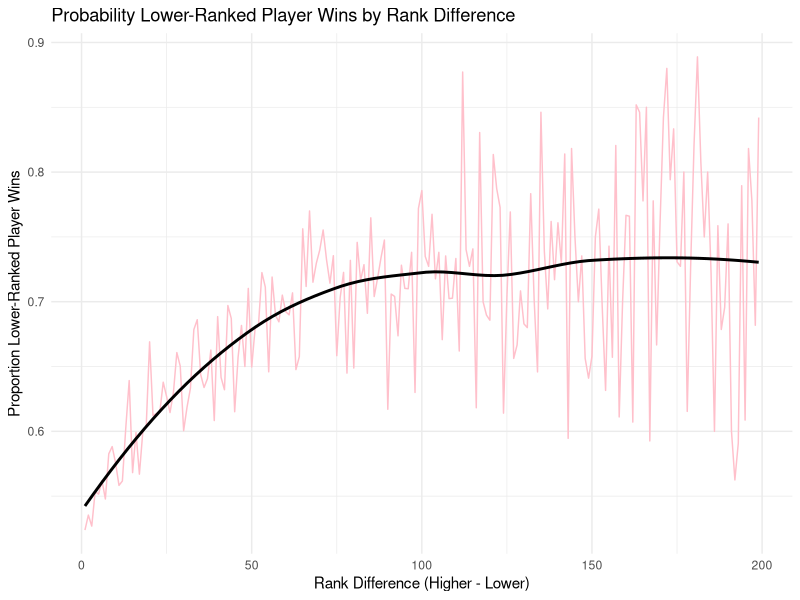
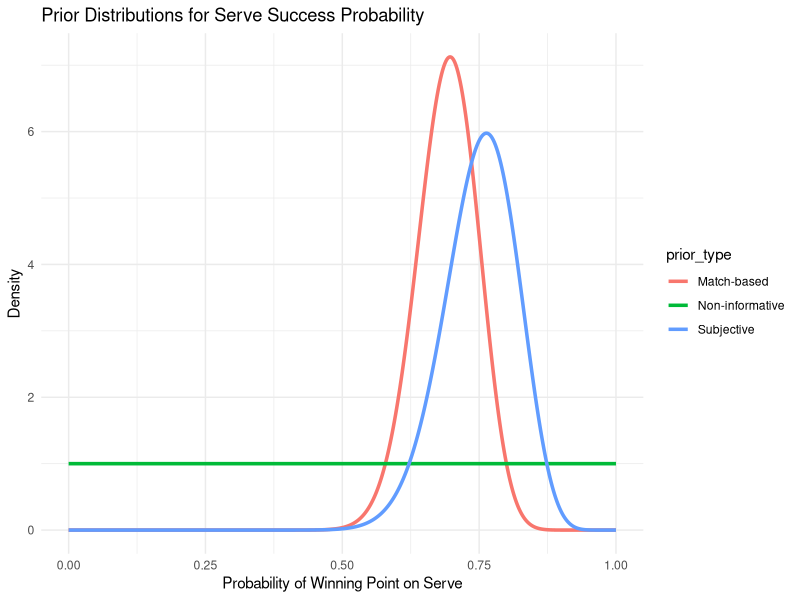
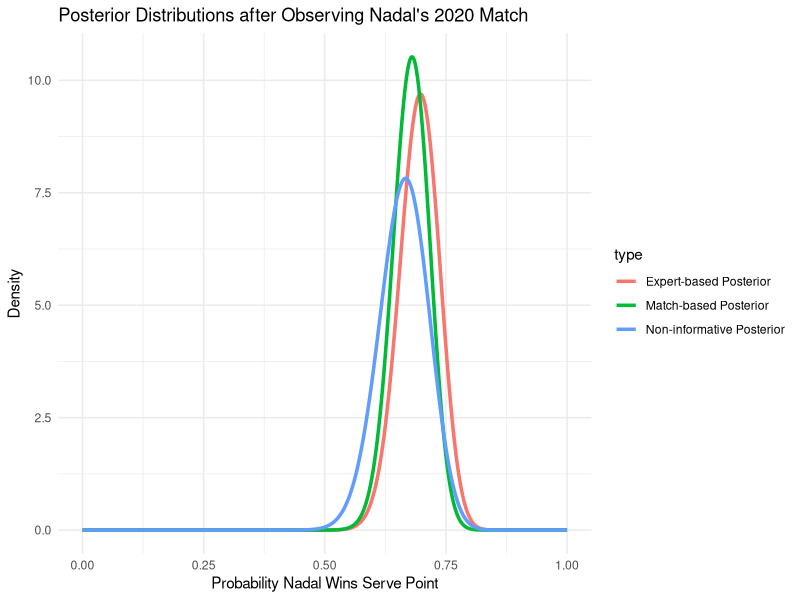

Write the R code that produced these figures, in order.
## ---- chunk 1
library(readr)
library(dplyr)
library(ggplot2)

# Read the cleaned dataset
model_data <- read_csv("../Data/tennis_model_data.csv")

# Exploratory plot: probability of lower-ranked win vs. rank difference
model_data |> 
  group_by(rank_diff) |> 
  summarise(prop_lower_win = mean(lower_rank_wins), n = n()) |> 
  filter(n > 10, rank_diff < 200) |> 
  ggplot(aes(x = rank_diff, y = prop_lower_win)) +
  geom_line(color = "pink") +
  geom_smooth(method = "loess", se = FALSE, color = "black") +
  labs(
    title = "Probability Lower-Ranked Player Wins by Rank Difference",
    x = "Rank Difference (Higher - Lower)",
    y = "Proportion Lower-Ranked Player Wins"
  ) +
  theme_minimal()
## ---- chunk 2
library(tibble)

# Define priors
x_vals <- seq(0, 1, length.out = 500)

prior1 <- dbeta(x_vals, 1, 1)  # Non-informative
prior2 <- dbeta(x_vals, 47, 21)  # Match-based
alpha3 <- 31
beta3 <- 10.3
prior3 <- dbeta(x_vals, alpha3, beta3)  # Expert-based

priors_df <- tibble(
  x = rep(x_vals, 3),
  density = c(prior1, prior2, prior3),
  prior_type = rep(c("Non-informative", "Match-based", "Subjective"), each = length(x_vals))
)

ggplot(priors_df, aes(x = x, y = density, color = prior_type)) +
  geom_line(size = 1.2) +
  labs(title = "Prior Distributions for Serve Success Probability",
       x = "Probability of Winning Point on Serve", y = "Density") +
  theme_minimal()
## ---- chunk 3
# Observed data
n_won <- 56
n_total <- 84

# Posterior distributions
posterior_noninf <- dbeta(x_vals, 1 + n_won, 1 + n_total - n_won)
posterior_match <- dbeta(x_vals, 47 + n_won, 21 + n_total - n_won)
posterior_expert <- dbeta(x_vals, alpha3 + n_won, beta3 + n_total - n_won)

posteriors_df <- tibble(
  x = rep(x_vals, 3),
  density = c(posterior_noninf, posterior_match, posterior_expert),
  type = rep(c("Non-informative Posterior", "Match-based Posterior", "Expert-based Posterior"), each = length(x_vals))
)

ggplot(posteriors_df, aes(x = x, y = density, color = type)) +
  geom_line(size = 1.2) +
  labs(title = "Posterior Distributions after Observing Nadal's 2020 Match",
       x = "Probability Nadal Wins Serve Point", y = "Density") +
  theme_minimal()
## ---- chunk 4
summary_df <- tibble(
  type = c("Non-informative", "Match-based", "Expert-based"),
  mean = c(
    (1 + n_won) / (1 + n_won + 1 + n_total - n_won),
    (47 + n_won) / (47 + n_won + 21 + n_total - n_won),
    (alpha3 + n_won) / (alpha3 + n_won + beta3 + n_total - n_won)
  ),
  lower_90 = c(
    qbeta(0.05, 1 + n_won, 1 + n_total - n_won),
    qbeta(0.05, 47 + n_won, 21 + n_total - n_won),
    qbeta(0.05, alpha3 + n_won, beta3 + n_total - n_won)
  ),
  upper_90 = c(
    qbeta(0.95, 1 + n_won, 1 + n_total - n_won),
    qbeta(0.95, 47 + n_won, 21 + n_total - n_won),
    qbeta(0.95, alpha3 + n_won, beta3 + n_total - n_won)
  )
)

summary_df
